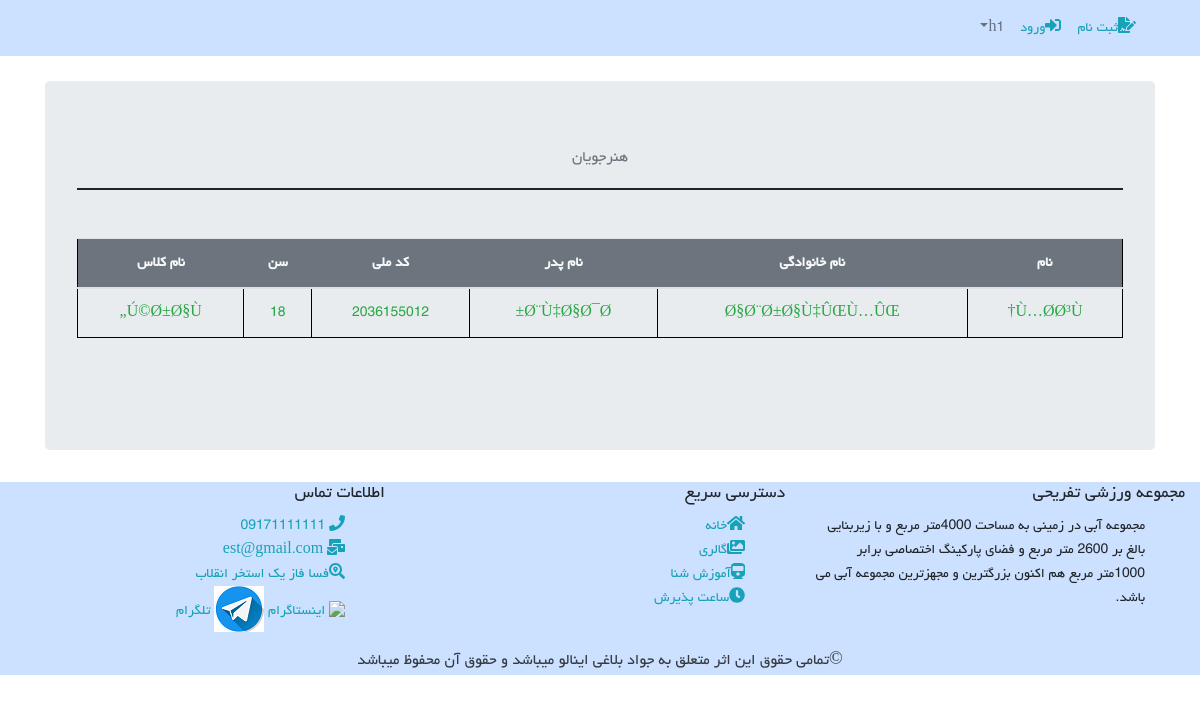
The page /teacher_panel.php (signed in) on the database its author committed.
### tables this page shows
CREATE TABLE `student` (
  `sid` int(10) UNSIGNED NOT NULL,
  `snam` varchar(255) NOT NULL,
  `sfamily` varchar(255) NOT NULL,
  `snampedar` varchar(255) NOT NULL,
  `scodemeli` varchar(255) NOT NULL,
  `sage` int(11) NOT NULL,
  `ssex` varchar(255) NOT NULL,
  `cnam` varchar(255) NOT NULL,
  `tnam` varchar(255) NOT NULL,
  `susername` varchar(255) NOT NULL,
  `spassword` varchar(255) NOT NULL
);

### teacher_panel.php (the view, shortened to what this page needs)
<?php
include ('header.php');
include ('config.php');
?>
    <nav class="navbar navbar-expand-lg navbar-light" style="background-color:rgba(0,100,255,0.2);">
        <div class="collapse navbar-collapse" id="navbarTogglerDemo01">
            <ul class="navbar-nav text-center mt-2 mt-lg-0">
                <li class="nav-item">
                    <a class="nav-link text-info" href="signup.php"><i class="fa fa-file-signature"></i>ثبت نام</a>
                </li>
                <li class="nav-item">
                    <a class="nav-link text-info" href="login_teacher.php"><i class="fa fa-sign-in-alt"></i>ورود</a>
                </li>
                <li class="nav-item dropdown">
                    <?php
                    $username = $_SESSION['tusername'] ;
                    ?>
                    <a class="nav-link dropdown-toggle" data-toggle="dropdown" href="#" role="button" aria-haspopup="true" aria-expanded="false"><?php echo $username; ?></a>
                </li>
            </ul>
        </div>
    </nav>
<?php
$id = $_SESSION['tid'];
$query = "SELECT * FROM teacher WHERE tid='$id'";
$result = mysqli_query($conn,$query);
if (mysqli_num_rows($result) > 0){
    while ($row = mysqli_fetch_assoc($result)){
        $username = $row['tusername'];
    }
}
?>
    <div class="container">
        <div class="jumbotron" style="margin-top: 25px">
            <p class="text-center text-secondary" style="font-size: 18px">هنرجویان</p>
            <hr style="border: 1px solid">
            <table class="table table-hover mt-5 mb-5  ml-3" style="border: 1px solid black; border-collapse: collapse">
                <thead class="bg-secondary text-light">
                <tr style="border: 1px solid black;" >
                    <th scope="col" class=' text-center'>نام</th>
                    <th scope="col" class=' text-center'>نام خانوادگی</th>
                    <th scope="col" class=' text-center'>نام پدر</th>
                    <th scope="col" class=' text-center'>کد ملی</th>
                    <th scope="col" class=' text-center'>سن</th>
                    <th scope="col" class=' text-center'>نام کلاس</th>
                </tr>
                </thead>
                <tbody class="text-success">
                <?php
                $query = "SELECT * FROM student WHERE tnam = '$username'";
                $result = mysqli_query($conn,$query);
                if (mysqli_num_rows($result) > 0){
                    while ($row = mysqli_fetch_assoc($result)) {
                        echo "<tr>" .
                            "<td class=' text-center' style='border: 1px solid black;' >" . $row['snam'] . "</td>" .
                            "<td class=' text-center' style='border: 1px solid black;' >" . $row['sfamily'] . "</td>" .
                            "<td class=' text-center' style='border: 1px solid black;' >" . $row['snampedar'] . "</td>" .
                            "<td class=' text-center' style='border: 1px solid black;' >" . $row['scodemeli'] . "</td>" .
                            "<td class=' text-center' style='border: 1px solid black;' >" . $row['sage'] . "</td>" .
                            "<td class=' text-center' style='border: 1px solid black;' >" . $row['cnam'] . "</td>" .
                            "</tr>";
                    }
                }
                ?>
                </tbody>
            </table>
        </div>
    </div>
<?php
include ('nav_footer.php');
include ('footer.php');
?>

### assets/css/style.css (style rules this page uses)
* { font-family: Yekan; font-size: 16px; direction: rtl; text-align: right; }
body { margin: 0 ; padding: 0 ; }

### rows shown on the page
student: snam "Ù…Ø­Ø³Ù†", sfamily "Ø§Ø¨Ø±Ø§Ù‡ÛŒÙ…ÛŒ", snampedar "Ø¨Ù‡Ø§Ø¯Ø±", scodemeli "2036155012", sage "18", cnam "Ú©Ø±Ø§Ù„"

### other values the page prints
$username "h1"
